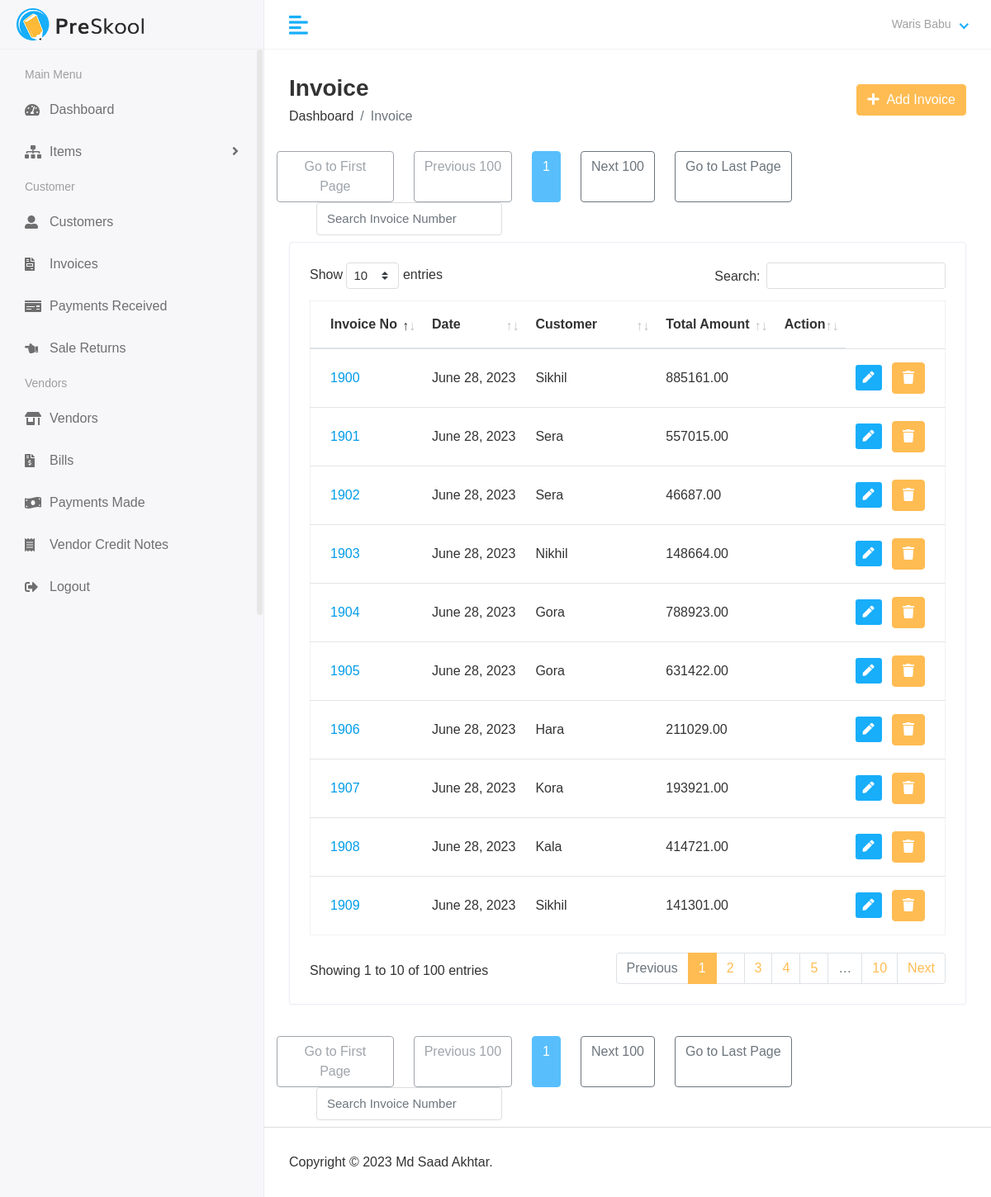
The page /finance/view_invoices/ (signed in) on the database its author committed.
### accounts/models.py (models this page shows)
class CustomUser(AbstractUser):
    def __str__(self):
        return self.email

### finance/models.py (models this page shows, shortened)
class Invoice(models.Model):
    invoice_no = models.CharField(_("invoice_no"), max_length=50)
    customer = models.ForeignKey(Customer,on_delete=models.CASCADE)
    date = models.DateField(_("date"), auto_now=False, auto_now_add=False)
    total_taxable_amount = models.DecimalField(max_digits=10, decimal_places=2,null=True)
    total_tax_amount = models.DecimalField(max_digits=10, decimal_places=2,null=True)
    total_amount = models.DecimalField(max_digits=10, decimal_places=2)
    valid = models.BooleanField(default=False)
    created_at = models.DateTimeField(auto_now_add=True,null = True)
    updated_at = models.DateTimeField(auto_now_add=True,null = True)
    changed_by_user = models.ForeignKey(CustomUser,null=True,on_delete=models.PROTECT)

class Customer(models.Model):
    name = models.CharField(_("name"), max_length=50)
    email = models.EmailField(_("email"), max_length=254,null=True)
    phone = models.CharField(_("phone"), max_length=50)
    address = models.TextField()
    gstin = models.CharField(_("gstin"), max_length=15,null=True)
    current_balance = models.DecimalField(max_digits=10, decimal_places=2,default=decimal.Decimal(0))
    created_at = models.DateTimeField(auto_now_add=True,null = True)
    updated_at = models.DateTimeField(auto_now_add=True,null = True)
    changed_by_user = models.ForeignKey(CustomUser,null=True,on_delete=models.PROTECT)
    def __str__(self):
        return self.name

### finance/views.py (the view)
# urls.py: path('view_invoices/',views.view_invoices,name="view_invoices"),
@login_required(login_url="account_login")
def view_invoices(request):
    if not request.user.has_perm('finance.view_invoice'):
        return HttpResponse("Permission Error. Sorry You are not authorised to visit this page")
    invoices = Invoice.objects.filter(valid=True).order_by('-id')
    pagination_applied = True
    if(invoices.count() < 1000):
        invoices_paged = invoices
        pagination_applied = False
    else:
        paginator = Paginator(invoices, 100)  # Show 100 invoices per page
        page_number = request.GET.get('page')
        invoices_paged = paginator.get_page(page_number)
    return render(request,"hod/view_invoice.html",{
        "invoices":invoices_paged,
        "pagination_applied":pagination_applied
    })

### finance/templates/hod/view_invoice.html (shortened to what this page needs)
{% extends 'base.html' %}
{% block content %}
<div class="main-wrapper">
  <div class="page-wrapper">
    <div class="content container-fluid">
      <div class="page-header">
        <div class="row align-items-center">
          <div class="col">
            <h3 class="page-title">Invoice</h3>
            <ul class="breadcrumb">
              <li class="breadcrumb-item">
                <a href="{% url 'finance_dashboard' %}">Dashboard</a>
              </li>
              <li class="breadcrumb-item active">Invoice</li>
            </ul>
          </div>
          <div class="col-auto text-right float-right ml-auto">
            <a href="{% url 'add_invoices' %}" class="btn btn-primary"
              ><i class="fas fa-plus"></i> &nbsp;Add Invoice
            </a>
          </div>
        </div>
      </div>
      {% if pagination_applied %}
      <div class="row pagination my-2">
          {% if invoices.number == 1 %}
            <a class="btn btn-outline-secondary disabled col-sm-2" href="?page=1">Go to First Page</a>
          {% else %}
            <a class="btn btn-outline-secondary col-sm-2" href="?page=1">Go to First Page</a>
          {% endif %}
          {% if invoices.has_previous %}
            <a class="btn btn-outline-secondary mx-4" href="?page={{ invoices.previous_page_number }}">Previous 100</a>
          {% else %}
            <a class="btn btn-outline-secondary mx-4 disabled" href="#">Previous 100</a>
          {% endif %}
          <span  class="current-page btn-info btn disabled ">{{ invoices.number }}</span>
          {% if invoices.has_next %}
              <a class="btn btn-outline-secondary mx-4" href="?page={{ invoices.next_page_number }}">Next 100</a>
            {% else %}
              <a class="btn btn-outline-secondary disabled mx-4" href="">Next 100</a>
          {% endif %}
          {% if invoices.number == invoices.paginator.num_pages %}
          <a class="btn btn-outline-secondary disabled col-sm-2" href="?page={{ invoices.paginator.num_pages }}">Go to Last Page</a>
          {% else %}
          <a class="btn btn-outline-secondary col-sm-2" href="?page={{ invoices.paginator.num_pages }}">Go to Last Page</a>
          {% endif %}
          <form action="" method="get" class="mx-5 ">
            <input type="text"
            class="form-control" style="display:inline;" name="" id="" placeholder="Search Invoice Number">
          </form>
          {% endif %}
      </div>
      <div class="row">
        <div class="col-sm-12">
          <div class="card card-table">
            <div class="card-body">
              <div class="table-responsive">
                <table id="table_id" class="table table-hover table-center mb-0">
                    <thead>
                      <tr>
                        <th>Invoice No</th>
                        <th>Date</th>
                        <th>Customer</th>
                        <th>Total Amount</th>
                        <th class="text-right">Action</th>
                      </tr>
                    </thead>
                    <tbody>
                      {% for i in invoices %}
                      <tr>
                          <td><a href="{% url 'edit_invoice' i.id %}">{{i.invoice_no}}</a></td>
                        <td>{{i.date}}</td>
                        <td>{{i.customer}}
                        </td>
                        <td colspan=2>{{i.total_amount}}</td>
                        <td class="text-right">
                          <div class="actions">
                            <a
                              href="{% url 'edit_invoice' i.id %}"
                              class="btn btn-sm bg-success-light mr-2"
                            >
                              <i class="fas fa-pen"></i>
                            </a>
                            <button type="button" class="btn btn-primary" data-toggle="modal" data-target="#modal-{{i.id}}">
                              <i class="fa fa-trash" aria-hidden="true"></i>
                            </button>
                          </div>
                        </td>
                      </tr>
                      {% endfor %}
                    </tbody>
                  </table>
              </div>
            </div>
          </div>
        </div>
      </div>
      {% if pagination_applied %}
      <div class="row my-2">
        {% if invoices.number == 1 %}
          <a class="btn btn-outline-secondary disabled col-sm-2" href="?page=1">Go to First Page</a>
        {% else %}
          <a class="btn btn-outline-secondary col-sm-2" href="?page=1">Go to First Page</a>
        {% endif %}
        {% if invoices.has_previous %}
          <a class="btn btn-outline-secondary mx-4" href="?page={{ invoices.previous_page_number }}">Previous 100</a>
        {% else %}
          <a class="btn btn-outline-secondary mx-4 disabled" href="#">Previous 100</a>
        {% endif %}
        <span  class="current-page btn-info btn disabled ">{{ invoices.number }}</span>
        {% if invoices.has_next %}
            <a class="btn btn-outline-secondary mx-4" href="?page={{ invoices.next_page_number }}">Next 100</a>
          {% else %}
            <a class="btn btn-outline-secondary disabled mx-4" href="">Next 100</a>
        {% endif %}
        {% if invoices.number == invoices.paginator.num_pages %}
        <a class="btn btn-outline-secondary disabled col-sm-2" href="?page={{ invoices.paginator.num_pages }}">Go to Last Page</a>
      {% else %}
      <a class="btn btn-outline-secondary col-sm-2" href="?page={{ invoices.paginator.num_pages }}">Go to Last Page</a>
        {% endif %}
      <div class="col-sm-1"></div>
        <form action="" method="get" class="mx-5 ">
            <input type="text"
            class="form-control" style="display:inline;" name="" id="" placeholder="Search Invoice Number">
        </form>
      </div>
      {% endif %}
    </div>
{% endblock content %}

### finance/templates/includes/header.html (shortened to what this page needs)
{% load static %}
<div class="header">
    <div class="header-left">
       <a href="index.html" class="logo">
       <img src="{% static 'assets/img/logo.png' %}" alt="Logo">
       </a>
    </div>
    <a href="javascript:void(0);" id="toggle_btn">
    <i class="fas fa-align-left"></i>
    </a>
    <ul class="nav user-menu">
       <li class="nav-item dropdown has-arrow">
          <a href="#" class="dropdown-toggle nav-link" data-toggle="dropdown">
          <span class="user-img">
            {% if request.user.first_name %}
               {{request.user.first_name}} {{request.user.last_name}}
            {% else %}
               {{request.user}}
            {% endif %}
         </span>
          </a>
       </li>
    </ul>
 </div>

### static/assets/css/style.css (style rules this page uses)
html { height: 100%; }
body { background-color: #fff; color: #333; font-family: 'Poppins', sans-serif; font-size: 1rem; height: 100%; line-height: 1.5; overflow-x: hidden; }
h1, h2, h3, h4, h5, h6 { font-family: 'Poppins', sans-serif; margin-top: 0; }
.form-control { border: 1px solid #ddd; box-shadow: none; color: #333; font-size: 15px; height: 40px; }
a { color: #009ce7; }
input, button, a { transition: all 0.4s ease; -moz-transition: all 0.4s ease; -o-transition: all 0.4s ease; -ms-transition: all 0.4s ease; -webkit-transition: all 0.4s ease; }
input, input:focus, button, button:focus { outline: none; }
input[type=text], input[type=password] { -webkit-appearance: none; -moz-appearance: none; appearance: none; }
ul, ol { padding: 0px; list-style: none; }
.table { color: #333; max-width: 100%; margin-bottom: 0; width: 100%; }
.table.dataTable { border-collapse: collapse !important; border: 1px solid rgba(0, 0, 0, 0.05); }
.table thead tr th { font-weight: 600; }
.table tbody tr { border-bottom: 1px solid rgba(0, 0, 0, 0.05); }
.table.table-center td, .table.table-center th { vertical-align: middle; }
.card-table .card-body .table > thead > tr > th { border-top: 0; }
.card-table .card-body .table tr td:first-child, .card-table .card-body .table tr th:first-child { padding-left: 1.5rem; }
.card-table .card-body .table tr td:last-child, .card-table .card-body .table tr th:last-child { padding-right: 1.5rem; }
.card-table .table td, .card-table .table th { border-top: 1px solid #e2e5e8; padding: 1rem 0.75rem; white-space: nowrap; }
.btn-primary { background-color: #FFBC53; border: 1px solid #FFBC53; }
.btn-info { background-color: #009efb; border: 1px solid #009efb }
.btn-info.disabled, .btn-info:disabled { background-color: #009efb; border-color: #009efb; color: #fff; }
.card { border: 1px solid #ececf5; box-shadow: 0 1px 3px 0 rgba(0, 0, 0, 0.03); margin-bottom: 1.875rem; }
.card-body { padding: 1.5rem; }
.bg-success-light { background-color: #18aefa; color: #fff; }
.header { background-color: #fff; border-bottom: 1px solid #f3f3f4; left: 0; position: fixed; right: 0; top: 0; z-index: 1001; height: 60px; }
.header .header-left { float: left; height: 60px; padding: 0 20px; position: relative; width: 320px; z-index: 1; transition: all 0.2s ease-in-out; background-color: #f7f7fa; border-bottom: 1px solid #efefef; border-right: 1px solid #ececf5; display: flex; align-items: center; }
.header .header-left .logo { display: inline-block; line-height: 60px; }
.header .header-left .logo img { max-height: 40px; width: auto; }
.header .dropdown-toggle:after { display: none; }
.header .has-arrow .dropdown-toggle:after { border-top: 0; border-left: 0; border-bottom: 2px solid #18aefa; border-right: 2px solid #18aefa; content: ''; height: 8px; display: inline-block; pointer-events: none; -webkit-transform-origin: 66% 66%; -ms-transform-origin: 66% 66%; transform-origin: 66% 66%; -webkit-transform: rotate(45deg); -ms-transform: rotate(45deg); transform: rotate(45deg); -webkit-transition: all 0.15s ease-in-out; transition: all 0.15s ease-in-out; width: 8px; vertical-align: 0px; }
.user-menu { float: right; margin: 0; position: relative; z-index: 99; padding-right: 15px; }
.user-menu.nav > li > a { color: #a0a0a0; font-size: 14px; line-height: 58px; padding: 0 15px; height: 60px; }
.user-img { margin-right: 3px; position: relative; }
.main-wrapper { width: 100%; height: 100vh; min-height: 100vh; }
.page-wrapper { margin-left: 320px; padding-top: 60px; position: relative; transition: all 0.4s ease; }
.page-wrapper > .content { padding: 1.875rem 1.875rem 0; }
.page-header { margin-bottom: 1.875rem; }
.page-header .breadcrumb { background-color: transparent; color: #6c757d; font-size: 1rem; font-weight: 500; margin-bottom: 0; padding: 0; }
.page-header .breadcrumb a { color: #333; }
.page-title { font-size: 28px; font-weight: 600; color: #333; margin-bottom: 5px; }
@media (min-width: 992px) { #toggle_btn { align-items: center; color: #18aefa; display: inline-flex; float: left; font-size: 26px; height: 60px; justify-content: center; margin-left: 15px; padding: 0 15px; } }

### rows shown on the page
CustomUser: user.first_name "Waris", user.last_name "Babu"
Invoice: invoice_no "1909", date "June 28, 2023", customer "Sikhil", total_amount "141301.00"
Invoice: invoice_no "1908", date "June 28, 2023", customer "Kala", total_amount "414721.00"
Invoice: invoice_no "1907", date "June 28, 2023", customer "Kora", total_amount "193921.00"
Invoice: invoice_no "1906", date "June 28, 2023", customer "Hara", total_amount "211029.00"
Invoice: invoice_no "1905", date "June 28, 2023", customer "Gora", total_amount "631422.00"
Invoice: invoice_no "1904", date "June 28, 2023", customer "Gora", total_amount "788923.00"
Invoice: invoice_no "1903", date "June 28, 2023", customer "Nikhil", total_amount "148664.00"
Invoice: invoice_no "1902", date "June 28, 2023", customer "Sera", total_amount "46687.00"
Invoice: invoice_no "1901", date "June 28, 2023", customer "Sera", total_amount "557015.00"
Invoice: invoice_no "1900", date "June 28, 2023", customer "Sikhil", total_amount "885161.00"

### other values the page prints
{{ invoices.number }} "1"
